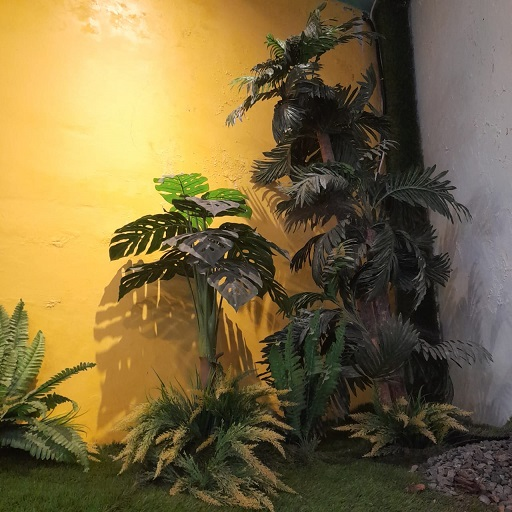
%> input picture Tugas5_Steganografi_2110131320006_MaisyaPuspitaSari/Citra (1).jpeg, 512 x 512 px
$ octave join.m   (GNU Octave 9; MATLAB toolbox functions it lacks are replaced by stand-ins)
%> lines starting %> are read from the running program, lines starting %| are printed output that depends on the picture
pkg load image
gambar1 = imread('Citra (1).jpeg');
%> gambar1 is the input picture: size 512x512x3 uint8; mean R, G, B 123.5, 105.8, 63.8
gambar2 = imread('Citra (2).png');
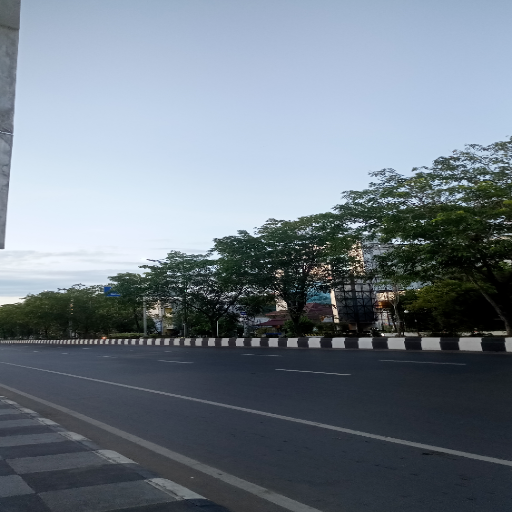
%> input picture Tugas5_Steganografi_2110131320006_MaisyaPuspitaSari/Citra (2).png, 512 x 512 px
%> gambar2 is the input picture: size 512x512x3 uint8; mean R, G, B 112.7, 124, 134.6

join = imadd(gambar1, gambar2);
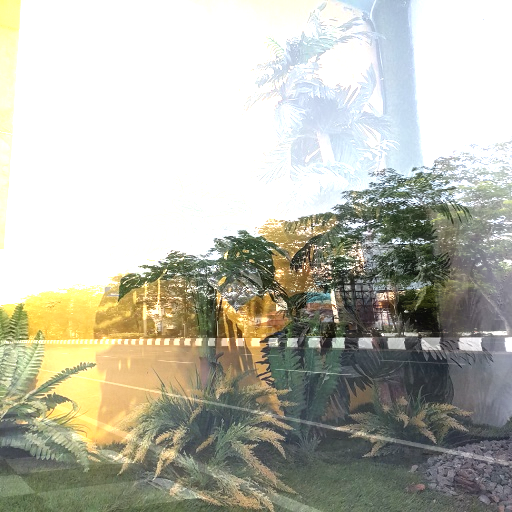
%> join: size 512x512x3 uint8; mean R, G, B 184.7, 184.7, 171.7
gambarKelabu = rgb2gray(join);
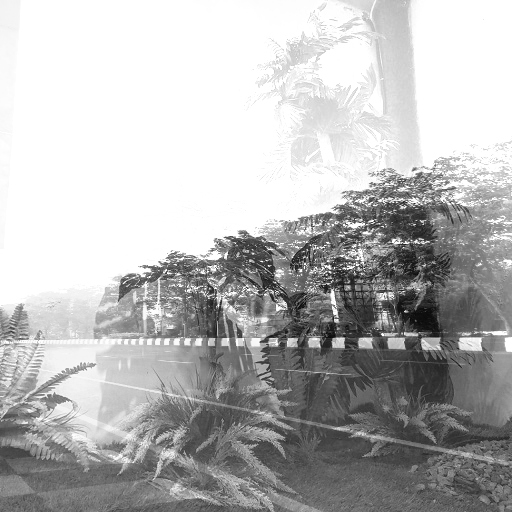
%> gambarKelabu: size 512x512 uint8; min 5, max 255, mean 183.2
imshow(gambarKelabu);
